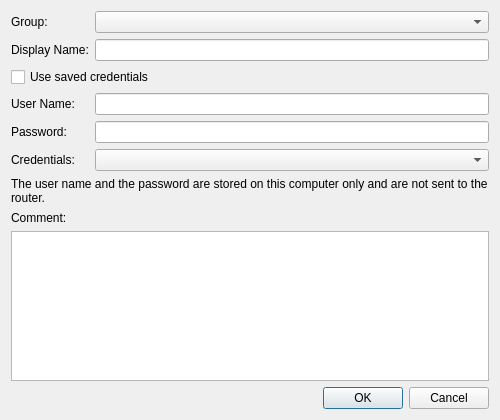
<?xml version="1.0" encoding="UTF-8"?>
<ui version="4.0">
 <class>RouterHostDialog</class>
 <widget class="QDialog" name="RouterHostDialog">
  <property name="geometry">
   <rect>
    <x>0</x>
    <y>0</y>
    <width>500</width>
    <height>420</height>
   </rect>
  </property>
  <property name="windowTitle">
   <string>Host Properties</string>
  </property>
  <property name="modal">
   <bool>true</bool>
  </property>
  <layout class="QVBoxLayout" name="verticalLayout">
   <item>
    <layout class="QGridLayout" name="gridLayout">
     <item row="0" column="0">
      <widget class="QLabel" name="label_group">
       <property name="text">
        <string>Group:</string>
       </property>
      </widget>
     </item>
     <item row="0" column="1">
      <widget class="GroupComboBox" name="combo_group"/>
     </item>
     <item row="1" column="0">
      <widget class="QLabel" name="label_display_name">
       <property name="text">
        <string>Display Name:</string>
       </property>
      </widget>
     </item>
     <item row="1" column="1">
      <widget class="QLineEdit" name="edit_display_name"/>
     </item>
     <item row="2" column="0" colspan="2">
      <widget class="QCheckBox" name="checkbox_saved_credentials">
       <property name="text">
        <string>Use saved credentials</string>
       </property>
      </widget>
     </item>
     <item row="3" column="0">
      <widget class="QLabel" name="label_username">
       <property name="text">
        <string>User Name:</string>
       </property>
      </widget>
     </item>
     <item row="3" column="1">
      <widget class="QLineEdit" name="edit_username"/>
     </item>
     <item row="4" column="0">
      <widget class="QLabel" name="label_password">
       <property name="text">
        <string>Password:</string>
       </property>
      </widget>
     </item>
     <item row="4" column="1">
      <widget class="PasswordEdit" name="edit_password"/>
     </item>
     <item row="5" column="0">
      <widget class="QLabel" name="label_credential">
       <property name="text">
        <string>Credentials:</string>
       </property>
      </widget>
     </item>
     <item row="5" column="1">
      <widget class="QComboBox" name="combo_credential"/>
     </item>
     <item row="6" column="0" colspan="2">
      <widget class="QLabel" name="label_credentials_note">
       <property name="text">
        <string>The user name and the password are stored on this computer only and are not sent to the router.</string>
       </property>
       <property name="wordWrap">
        <bool>true</bool>
       </property>
      </widget>
     </item>
    </layout>
   </item>
   <item>
    <widget class="QLabel" name="label_comment">
     <property name="text">
      <string>Comment:</string>
     </property>
    </widget>
   </item>
   <item>
    <widget class="QPlainTextEdit" name="edit_comment"/>
   </item>
   <item>
    <widget class="DialogButtonBox" name="button_box">
     <property name="standardButtons">
      <set>QDialogButtonBox::StandardButton::Cancel|QDialogButtonBox::StandardButton::Ok</set>
     </property>
    </widget>
   </item>
  </layout>
 </widget>
 <customwidgets>
  <customwidget>
   <class>DialogButtonBox</class>
   <extends>QDialogButtonBox</extends>
   <header>common/desktop/dialog_button_box.h</header>
  </customwidget>
  <customwidget>
   <class>GroupComboBox</class>
   <extends>QComboBox</extends>
   <header>client/desktop/management/group_combo_box.h</header>
  </customwidget>
  <customwidget>
   <class>PasswordEdit</class>
   <extends>QLineEdit</extends>
   <header>common/desktop/password_edit.h</header>
  </customwidget>
 </customwidgets>
 <resources/>
 <connections/>
</ui>
